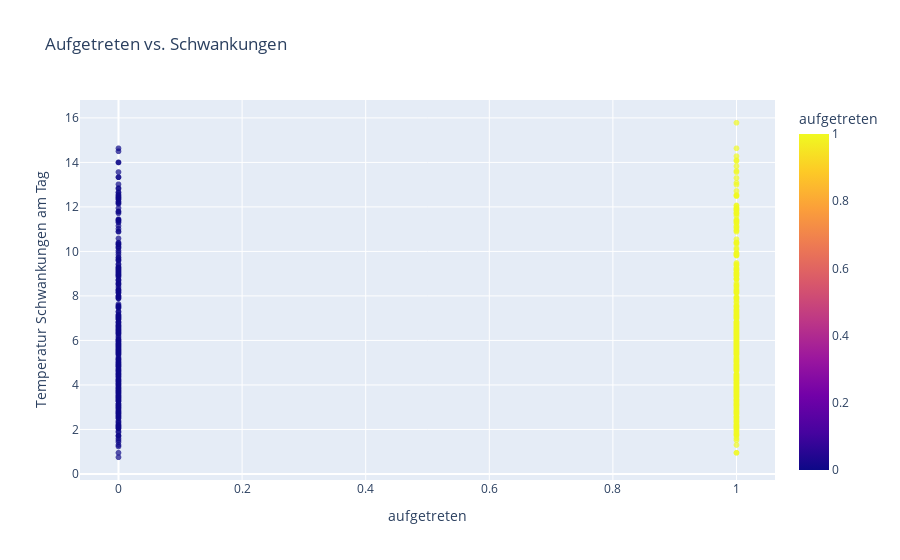

Notebook code for this chart:
### Code cell
fig = px.scatter(df_me_heatpumps, x='aufgetreten', y='temp_dc_fluc', 
                 color='aufgetreten',
                 size_max=10,
                 opacity=0.7, 
                 labels={'Aufgetreten': '0 or 1', 'temp_dc_fluc': 'Temperatur Schwankungen am Tag'}, title='Aufgetreten vs. Schwankungen')
fig.show()

### Figure 1 — Plotly figure (JSON) as saved in the notebook; plotly's stock layout.template omitted (floating-point values rounded to 4 significant figures; data arrays with more than 128 entries replaced by an {"elided": "..."} marker saying what was removed)
{"data": [{"hovertemplate": "aufgetreten=%{marker.color}<br>Temperatur Schwankungen am Tag=%{y}<extra></extra>", "legendgroup": "", "marker": {"color": {"elided": "1422 int values"}, "coloraxis": "coloraxis", "opacity": 0.7, "symbol": "circle"}, "mode": "markers", "name": "", "showlegend": false, "type": "scattergl", "x": {"elided": "1422 int values"}, "xaxis": "x", "y": {"elided": "1422 float values"}, "yaxis": "y"}], "layout": {"coloraxis": {"colorbar": {"title": {"text": "aufgetreten"}}, "colorscale": [[0, "#0d0887"], [0.1111, "#46039f"], [0.2222, "#7201a8"], [0.3333, "#9c179e"], [0.4444, "#bd3786"], [0.5556, "#d8576b"], [0.6667, "#ed7953"], [0.7778, "#fb9f3a"], [0.8889, "#fdca26"], [1, "#f0f921"]]}, "legend": {"tracegroupgap": 0}, "title": {"text": "Aufgetreten vs. Schwankungen"}, "xaxis": {"anchor": "y", "domain": [0, 1], "title": {"text": "aufgetreten"}}, "yaxis": {"anchor": "x", "domain": [0, 1], "title": {"text": "Temperatur Schwankungen am Tag"}}}}
